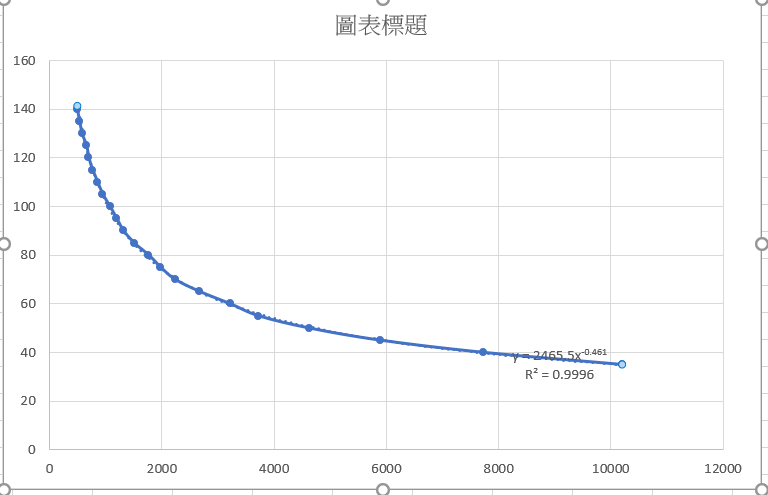
#> input picture Competitions/2021_Field_Robot_Competition/Arrow_detection/Area2Distance_kingcent.png, 768 x 495 px, given in place of the camera
$ python Arrow_v9.py
#> lines starting #> are read from the running program, lines starting #| are printed output that depends on the picture
#> further down, frame is the input picture: shape (495, 768, 3); mean B, G, R 251.9, 251.3, 251
#| height: 495 width: 768 channel: 3
#| Image type: <class 'numpy.ndarray'>
import cv2
import numpy as np
import matplotlib.pyplot as plt
import math
import time
import serial

"""
v9
還沒改成formatted signal
修正cropped的範圍
"""

camera_port = 0
serialCom = 'COM3'
ser = serial.Serial(serialCom, 9600)

path = "C:\\Users\\BERLIN CHEN\\Desktop\\2021FR\\Photos\\red_arrow6.1.jpg"

Hmin_red1 = 0
Smin_red1 = 50
Vmin_red1 = 20
Hmax_red1 = 10
Smax_red1 = 255
Vmax_red1 = 255

Hmin_red2 = 175
Smin_red2 = 50
Vmin_red2 = 20
Hmax_red2 = 180
Smax_red2 = 255
Vmax_red2 = 255

Guassian_ksize = 1

convex_initial_const = 5  # 5
convex_final_const = 10
concave_initial_const = 1  # 5
concave_final_const = 20   # 7,11,12,13

least_area = 100 # adjust by camera
least_arclength = 20 # adjust by camera

criticalArea = 20

tanA = 0.47 # tan25
tanB = 2.14 # tan65

PNdelta_conv = 40
PNdelta_div = 100
# Rdelta/Ldelta: 12/222 218/1 2/216

# [281 lines left out: functions cnt_convex_approx, cnt_concave_approx, convex_concave_Test, convexity_defect_Test, convex_vertices_Test, concave_vertices_Test and 6 more, not called in this run]


def Area2Distance(area):
    dist = 2495.5*pow((float(area)),-0.461)
    return int(dist)

def find_arrow(frame):
    try:
        orig = frame
        orig = cv2.resize(orig, (640, 480))
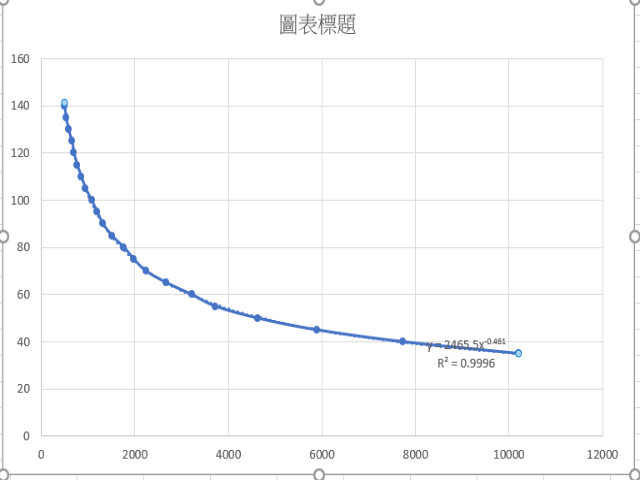
#> orig: shape (480, 640, 3); mean B, G, R 251.9, 251.3, 251
        #cv2.imshow("original",orig)

        """ cropping """
        x = 70
        y = 50
        w = 500
        h = 300
        cropped = orig[y:y+h, x:x+w]
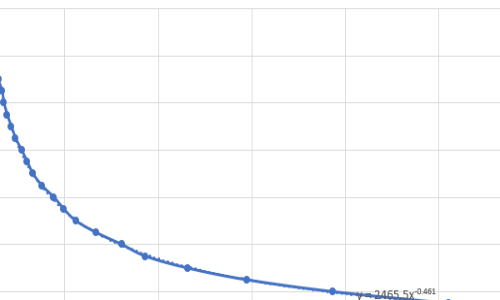
#> cropped: shape (300, 500, 3); mean B, G, R 252.9, 251.9, 251.3
        #cv2.imshow("cropped",cropped)

        """ thresholding """
        cvted_img = cv2.cvtColor(cropped, cv2.COLOR_BGR2RGB)
        cvted_img = cv2.cvtColor(cvted_img, cv2.COLOR_RGB2HSV)
#> cvted_img: shape (300, 500, 3); mean H, S, V 2.1, 2, 252.9

        lower_red1 = np.array([Hmin_red1, Smin_red1, Vmin_red1])
        upper_red1 = np.array([Hmax_red1, Smax_red1, Vmax_red1])
        mask_red1 = cv2.inRange(cvted_img, lower_red1, upper_red1)
#> mask_red1: shape (300, 500); every value is 0
        #cv2.imshow("red1 mask", mask_red1)
        lower_red2 = np.array([Hmin_red2, Smin_red2, Vmin_red2])
        upper_red2 = np.array([Hmax_red2, Smax_red2, Vmax_red2])
        mask_red2 = cv2.inRange(cvted_img, lower_red2, upper_red2)
        #cv2.imshow("red2 mask", mask_red2)

        mask_red = cv2.bitwise_or(mask_red1,mask_red2)
        #cv2.imshow("mask_red", mask_red)

        """ morphology """
        img = mask_red
        kernel = np.ones((4,4),np.uint8)
        #erosion = cv2.erode(img,kernel,iterations = 1)
        dilation = cv2.dilate(img,kernel,iterations = 1)
        #opening = cv2.morphologyEx(img, cv2.MORPH_OPEN, kernel)
        closing = cv2.morphologyEx(img, cv2.MORPH_CLOSE, kernel)
        showMorphology = cv2.hconcat([dilation,closing])
#> showMorphology: shape (300, 1000); every value is 0
        #cv2.imshow("Morphology",showMorphology)

        """ edge, Canny """
        canny = cv2.Canny(closing, 60, 100)
        #cv2.imshow("Canny",canny)

        """ show Process """
        cvted_img = cv2.cvtColor(cvted_img,cv2.COLOR_HSV2BGR)
        mask_red = cv2.cvtColor(mask_red,cv2.COLOR_GRAY2BGR)
#> mask_red: shape (300, 500, 3); every value is 0
        mask_red = cv2.cvtColor(mask_red,cv2.COLOR_BGR2HSV)
        cv2.putText(mask_red, "Red mask", (320,280), cv2.FONT_HERSHEY_PLAIN, 2, (30,100,255), 2, cv2.LINE_AA)
#> mask_red: shape (300, 500, 3); mean H, S, V 0.2, 0.7, 1.9
        mask_red = cv2.cvtColor(mask_red,cv2.COLOR_HSV2BGR)
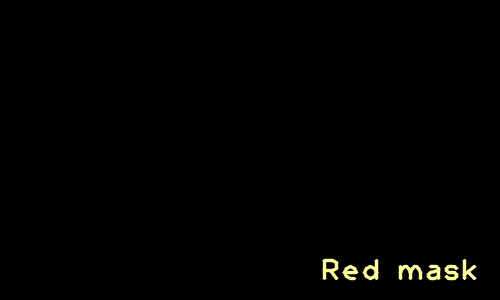
#> mask_red: shape (300, 500, 3); mean B, G, R 1.2, 1.9, 1.9
        closing = cv2.cvtColor(closing,cv2.COLOR_GRAY2BGR)
        closing1 = cv2.cvtColor(closing,cv2.COLOR_BGR2HSV)
        cv2.putText(closing1, "Morphology", (290,280), cv2.FONT_HERSHEY_PLAIN, 2, (30,100,255), 2, cv2.LINE_AA)
#> closing1: shape (300, 500, 3); mean H, S, V 0.3, 0.9, 2.3
        closing1 = cv2.cvtColor(closing1,cv2.COLOR_HSV2BGR)

        cannyBGR = cv2.cvtColor(canny,cv2.COLOR_GRAY2BGR)
        cannyBGR = cv2.cvtColor(cannyBGR,cv2.COLOR_BGR2HSV)
        cv2.putText(cannyBGR, "Canny", (380,280), cv2.FONT_HERSHEY_PLAIN, 2, (30,100,255), 2, cv2.LINE_AA)
#> cannyBGR: shape (300, 500, 3); mean H, S, V 0.1, 0.4, 1.1
        cannyBGR = cv2.cvtColor(cannyBGR,cv2.COLOR_HSV2BGR)

        cropped_mask = cv2.hconcat([cvted_img,mask_red])
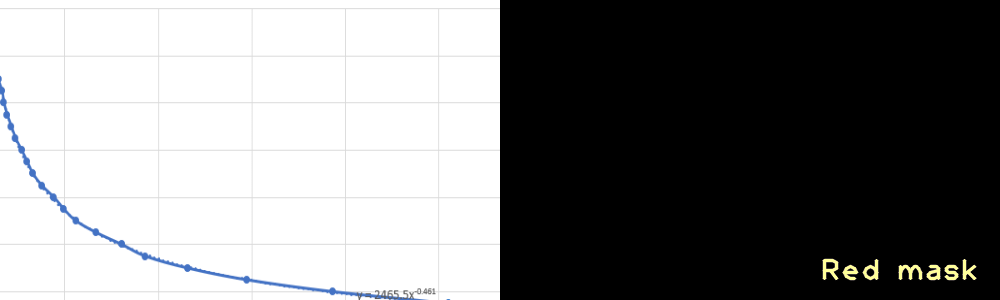
#> cropped_mask: shape (300, 1000, 3); mean B, G, R 127.1, 126.9, 126.6
        morphol_canny = cv2.hconcat([closing1,cannyBGR])
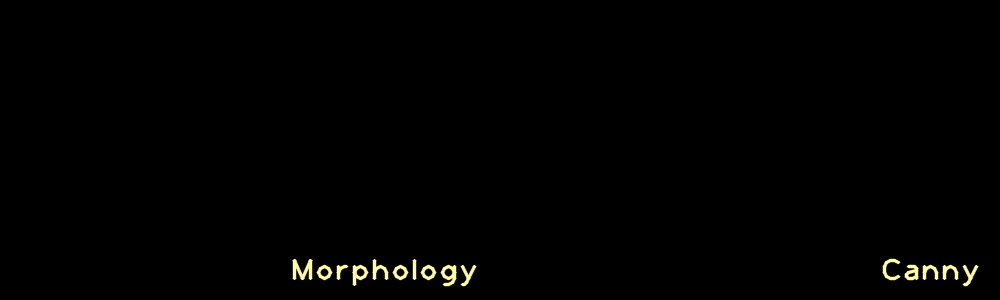
#> morphol_canny: shape (300, 1000, 3); mean B, G, R 1.1, 1.7, 1.7
        DisplayProcess = cv2.vconcat([cropped_mask,morphol_canny])
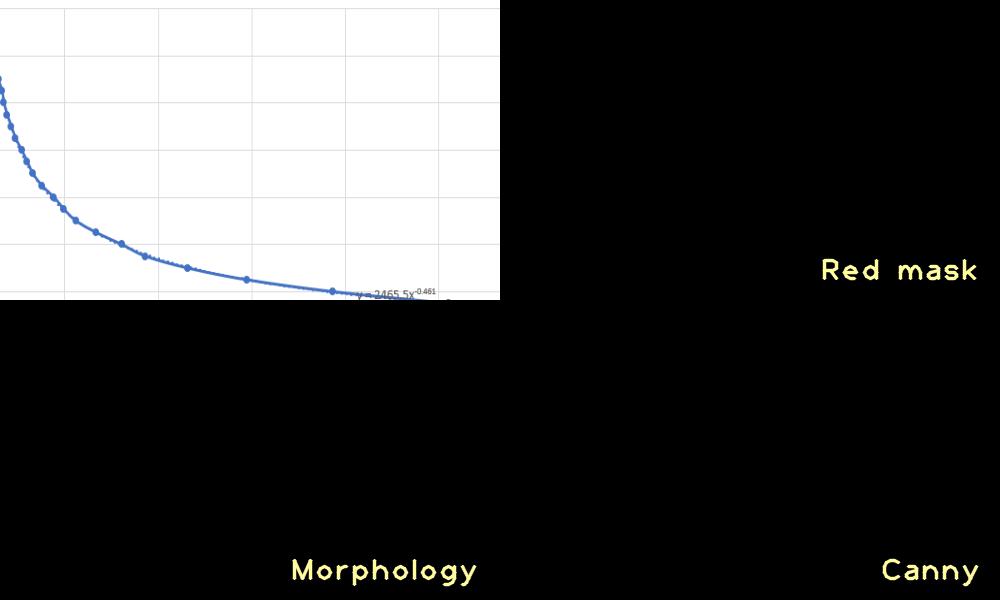
#> DisplayProcess: shape (600, 1000, 3); mean B, G, R 64.1, 64.3, 64.2
        # cv2.imshow("Process",DisplayProcess)

        """ find contours, search for the arrow shape one """
        cvted_img = cv2.cvtColor(cvted_img,cv2.COLOR_BGR2HSV)
#> cvted_img: shape (300, 500, 3); mean H, S, V 2.1, 2, 252.9
        contoursImage = cvted_img.copy()
        #print(contoursImage.shape[1])
        contours, hierarchy = cv2.findContours(canny, cv2.RETR_LIST, cv2.CHAIN_APPROX_SIMPLE)
#> contours = []
        if contours:
            cnt_map = sorted(contours,key=cv2.contourArea,reverse=True)
            #print("There are",len(cnt_map),"contours:\n")
            count = 0
            record = 0
            index = 0
            scoreList = []
            best_cnt = cnt_map[0]
            for cnt in cnt_map:
                #print("\n\nContour",count,":")
                ifArrow1, credit1  = convex_concave_Test(cnt,3)
                ifArrow2, credit2  = convexity_defect_Test(cnt,2)

                ifArrow3, credit3 = convex_vertices_Test(cnt,6)
                ifArrow4, credit4, contoursImage = concave_vertices_Test(contoursImage,cnt,2)

                ifArrow5, credit5, xconfigDir  = x_config_Test(cnt,3)
                ifArrow6, credit6  = y_config_Test(cnt,2)

                ifArrow7, credit7  = least_area_Test(cnt,10)
                ifArrow8, credit8 = least_arclength_Test(cnt,4)

                ifArrowList = [ifArrow1,ifArrow2,ifArrow3,ifArrow4,ifArrow5,ifArrow6,ifArrow7,ifArrow8]
                creditList = [credit1,credit2,credit3,credit4,credit5,credit6,credit7,credit8]


                """ Calculate the score """
                score = 0
                for i in range(len(ifArrowList)):
                    if ifArrowList[i] == True :
                        score += 1*creditList[i]

                """ Bonus by heuristics """
                if count <= 5:
                    score += 4 # front contours -> larger area

                if score == record and count < 4:
                    score += 5 # almost the same bonus

                """ Best-matched contour """
                #print("score:",score,'\n')
                if score > record:
                    record = score
                    best_cnt = cnt
                    index = count

                if score > 15 :   # Well-matched contours: noted in light blue
                    arrow, approx_convex = cnt_convex_approx(cnt,convex_initial_const,convex_final_const)
                    cv2.drawContours(contoursImage,[approx_convex],0,(90,100,210),2) # light blue to draw convex approx
                    cv2.putText(contoursImage, str(score), (approx_convex[0][0][0],approx_convex[0][0][1]-10), cv2.FONT_HERSHEY_PLAIN, 2, (90,100,210), 2, cv2.LINE_AA)
                elif score > 10 :   # little-matched contours: noted in light green
                    arrow, approx_convex = cnt_convex_approx(cnt,convex_initial_const,convex_final_const)
                    cv2.drawContours(contoursImage,[approx_convex],0,(60,100,210),1) # light green to draw convex approx
                    cv2.putText(contoursImage, str(score), (approx_convex[0][0][0],approx_convex[0][0][1]-10), cv2.FONT_HERSHEY_PLAIN, 1, (60,100,210), 1, cv2.LINE_AA)

                scoreList.append(score)
                count += 1

            """ Conclusion for all contours """
            #print("\n\n\n--------------------------------------------------------------\n\n\n")
            scoreList = sorted(scoreList,reverse=True)
            #print("Candidates:",count,"contours\nScore list:",scoreList)
            #print(best_cnt,record,index)

            """ For the most probable contour """
            #print("Best score:",record)
            #print("Index:",index)

            arrow, best_approx = cnt_convex_approx(best_cnt,convex_initial_const,concave_final_const)
            if cv2.contourArea(best_approx) > least_area:
                findArrow = True
            else:
                findArrow = False

            if record >= 40:
                probstr = "'definitely'"
            elif record >= 35:
                probstr = "'probablely'"
            elif record >= 30:
                probstr = "'likely to'"
            else:
                probstr = "'perhaps'"

            # [5 lines of commented-out code are left out]

            """ All tests result for the most probable contour """
            testResultImage = canny.copy()
            ifArrow1, credit1  = convex_concave_Test(cnt,3)
            ifArrow2, credit2  = convexity_defect_Test(cnt,2)

            ifArrow3, credit3 = convex_vertices_Test(cnt,6)
            ifArrow4, credit4, testResultImage = concave_vertices_Test(testResultImage,cnt,2)

            ifArrow5, credit5, xconfigDir  = x_config_Test(cnt,3)
            ifArrow6, credit6  = y_config_Test(cnt,2)

            ifArrow7, credit7  = least_area_Test(cnt,10)
            ifArrow8, credit8 = least_arclength_Test(cnt,4)

            # [8 lines of commented-out code are left out]

            """ Convex approx, show points on convexImage"""
            arrowcheck1, approx_convex = cnt_convex_approx(best_cnt,convex_initial_const,convex_final_const)
            #print("\nArrow convex check:",arrowcheck1)
            #print(approx_convex)

            convexImage = canny.copy()
            convexImage = cv2.cvtColor(convexImage,cv2.COLOR_GRAY2BGR)
            convexImage = cv2.cvtColor(convexImage,cv2.COLOR_BGR2HSV)
            cv2.drawContours(convexImage,[approx_convex],0,(30,100,210),2) # light yellow to draw convex approx
            areaText = "Area:"+str(cv2.contourArea(best_cnt))   #+"  countNonZero:"+str(cv2.countNonZero(cropped))
            #print(areaText)
            cv2.putText(convexImage, areaText, (approx_convex[0][0][0]-180,approx_convex[0][0][1]-10), cv2.FONT_HERSHEY_PLAIN, 3, (30,100,210), 4, cv2.LINE_AA)
            for point in range(len(approx_convex)):
                    x = approx_convex[point][0][0]
                    y = approx_convex[point][0][1]
                    cv2.circle(convexImage,(x,y),4,(30,100,210),-1)
                    text1 = '(' + str(x) + ',' + str(y) + ')'
                    cv2.putText(convexImage, text1, (x-15, y-5), cv2.FONT_HERSHEY_PLAIN, 0.8, (30,100,210), 1, cv2.LINE_AA)


            """ show the best convex contour on contoursImage """
            text2 = str(record)
            cv2.putText(contoursImage, text2, (approx_convex[0][0][0]+20,approx_convex[0][0][1]-10), cv2.FONT_HERSHEY_PLAIN, 3, (30,100,210), 4, cv2.LINE_AA)
            cv2.drawContours(contoursImage,[approx_convex],0,(30,100,210),2)


            """ Concave approx, show points on concaveImage"""
            arrowcheck2, approx_concave = cnt_concave_approx(best_cnt,concave_initial_const,concave_final_const)
            #print("\nArrow concave check:",arrowcheck2)
            #print(approx_concave)

            concaveImage = canny.copy()
            concaveImage = cv2.cvtColor(concaveImage,cv2.COLOR_GRAY2BGR)
            concaveImage = cv2.cvtColor(concaveImage,cv2.COLOR_BGR2HSV)
            cv2.drawContours(concaveImage,[approx_concave],0,(132,100,210),2) # light purple to draw concave approx

            if len(approx_concave) == 7 :
                #print("concave points:",len(approx_concave))
                for point in range(len(approx_concave)):
                        x = approx_concave[point][0][0]
                        y = approx_concave[point][0][1]
                        cv2.circle(concaveImage,(x,y),4,(132,100,210),-1)
                        text3 = '(' + str(x) + ',' + str(y) + ')'
                        cv2.putText(concaveImage, text3, (x-15, y-5), cv2.FONT_HERSHEY_PLAIN, 0.8, (132,100,240), 1, cv2.LINE_AA)


            """ further cropping accd. to arrow size """
            furthercrop = canny.copy()
            furthercrop = cv2.cvtColor(furthercrop,cv2.COLOR_GRAY2BGR)
            furthercrop = cv2.cvtColor(furthercrop,cv2.COLOR_BGR2HSV)
            houghImage = furthercrop.copy()
            furthercrop, x_min, y_min, x_range, y_range = find_range(furthercrop,best_cnt)
            if x_range != 0 and y_range != 0 :
                y_start = int(y_min - 0.2* y_range)
                x_start = int(x_min - ((1.4* y_range* 5/3)-x_range)/2)
                houghImage = houghImage[y_start:y_start+int(1.4*y_range), x_start:x_start+int(1.4* y_range* 5/3)]
                try:
                    houghImage = cv2.resize(houghImage, (500, 300))
                except:
                    print(houghImage.shape)
                furthercrop = furthercrop[y_start:y_start+int(1.4*y_range), x_start:x_start+int(1.4* y_range* 5/3)]
                furthercrop = cv2.resize(furthercrop, (500, 300))

            """ HoughLines transform after further cropping """
            houghImage = cv2.cvtColor(houghImage, cv2.COLOR_HSV2BGR)
            houghImage = cv2.cvtColor(houghImage, cv2.COLOR_BGR2GRAY)
            lines = cv2.HoughLinesP(houghImage,rho=1,theta=1*np.pi/180,threshold=30,lines=None, minLineLength=40, maxLineGap=5)
            houghImage = cv2.cvtColor(houghImage, cv2.COLOR_GRAY2BGR)
            houghImage = cv2.cvtColor(houghImage, cv2.COLOR_BGR2HSV)

            houghImage,HoughLinesDir = HoughLinesAnalysis(houghImage,lines)

            houghImage = cv2.cvtColor(houghImage, cv2.COLOR_HSV2BGR)
            #cv2.imshow("HoughLines",houghImage)

            """ Determine the arrow direction """

            #print("\nx config Test:",xconfigDir)
            #print("\nHoughLines transform Test:",HoughLinesDir)
            if xconfigDir == 'R' and HoughLinesDir == 'R':
                #print("\nArrow Direction: 'definitely' Right")
                cv2.putText(furthercrop, "'definitely' Right", (120,40), cv2.FONT_HERSHEY_PLAIN, 2, (52,200,220), 2, cv2.LINE_AA)
            if xconfigDir == 'L' and HoughLinesDir == 'L' :
                #print("\nArrow Direction: 'definitely' Left")
                cv2.putText(furthercrop, "'definitely' Left", (120,40), cv2.FONT_HERSHEY_PLAIN, 2, (52,200,220), 2, cv2.LINE_AA)

            if (xconfigDir == 'R' and HoughLinesDir == 'N') or (xconfigDir == 'N' and HoughLinesDir == 'R') :
                #print("\nArrow Direction: 'probably' Right")
                cv2.putText(furthercrop, "'probably' Right", (120,40), cv2.FONT_HERSHEY_PLAIN, 2, (52,200,220), 2, cv2.LINE_AA)
            if (xconfigDir == 'L' and HoughLinesDir == 'N') or (xconfigDir == 'N' and HoughLinesDir == 'L') :
                #print("\nArrow Direction: 'probably' Left")
                cv2.putText(furthercrop, "'probably' Left", (120,40), cv2.FONT_HERSHEY_PLAIN, 2, (52,200,220), 2, cv2.LINE_AA)

            """ Display Result """

            Area = int(cv2.contourArea(best_cnt))
            if Area > 95:
                Distance = Area2Distance(Area)
            else:
                Distance = 999

            distText = "distance:"+ str(Distance)
            cv2.putText(contoursImage,distText , (20,280), cv2.FONT_HERSHEY_PLAIN, 2, (30,100,255), 2, cv2.LINE_AA)
            cv2.putText(contoursImage, "Contours", (330,280), cv2.FONT_HERSHEY_PLAIN, 2, (30,100,255), 2, cv2.LINE_AA)
            contoursImage = cv2.cvtColor(contoursImage,cv2.COLOR_HSV2BGR)
            #cv2.imshow("contoursImage",contoursImage)

            cv2.putText(convexImage, "Convex", (350,280), cv2.FONT_HERSHEY_PLAIN, 2, (30,100,255), 2, cv2.LINE_AA)
            if xconfigDir == 'R' :
                cv2.putText(convexImage, "result: R", (20,280), cv2.FONT_HERSHEY_PLAIN, 2, (5,100,255), 2, cv2.LINE_AA)
            if xconfigDir == 'L' :
                cv2.putText(convexImage, "result: L", (20,280), cv2.FONT_HERSHEY_PLAIN, 2, (5,100,255), 2, cv2.LINE_AA)
            else :
                cv2.putText(convexImage, "no result", (20,280), cv2.FONT_HERSHEY_PLAIN, 2, (5,100,255), 2, cv2.LINE_AA)
            convexImage = cv2.cvtColor(convexImage,cv2.COLOR_HSV2BGR)
            #cv2.imshow("convexImage",convexImage)

            cv2.putText(concaveImage, "Concave", (340,280), cv2.FONT_HERSHEY_PLAIN, 2, (30,100,255), 2, cv2.LINE_AA)
            concaveImage = cv2.cvtColor(concaveImage,cv2.COLOR_HSV2BGR)
            #cv2.imshow("concaveImage",concaveImage)

            cv2.putText(furthercrop, "Furthercrop", (280,280), cv2.FONT_HERSHEY_PLAIN, 2, (30,100,255), 2, cv2.LINE_AA)
            furthercrop = cv2.cvtColor(furthercrop,cv2.COLOR_HSV2BGR)
            #cv2.imshow("furthercrop",furthercrop)

            Contour_Concave = cv2.hconcat([contoursImage,concaveImage])
            Convex_Furthercrop = cv2.hconcat([convexImage,furthercrop])
            DisplayPrimaryResult = cv2.vconcat([Contour_Concave, Convex_Furthercrop])
            #cv2.imshow("Primary Result",DisplayPrimaryResult)

            Displaytwo = cv2.vconcat([DisplayProcess, DisplayPrimaryResult])
            Displaytwo = cv2.resize(Displaytwo,(500,600))
            #cv2.imshow("Arrow Detection",Displaytwo)

            DisplayFinalResult1 = cv2.hconcat([contoursImage,convexImage])
            DisplayFinalResult2 = cv2.hconcat([houghImage,furthercrop])
            DisplayFinalResult = cv2.vconcat([DisplayFinalResult1, DisplayFinalResult2])
            cv2.imshow("DisplayFinalResult",DisplayFinalResult)


            if (xconfigDir == 'R' and HoughLinesDir == 'R') or (xconfigDir == 'R' and HoughLinesDir == 'N') or (xconfigDir == 'N' and HoughLinesDir == 'R'):
                return Area , 'R' , Distance
            elif (xconfigDir == 'L' and HoughLinesDir == 'L') or (xconfigDir == 'L' and HoughLinesDir == 'L') or (xconfigDir == 'N' and HoughLinesDir == 'L'):
                return Area , 'L', Distance
            else:
                return Area , 'N', Distance

        else:
            print("No contours")
            return 0,'N',999

    except:
        print("Exception: find arrow error")
        return 0,'N',999

# [34 lines left out: functions find_Arrow_Dir_Result, write_Serial, not called in this run]


# try:

cap = cv2.VideoCapture(camera_port,cv2.CAP_DSHOW) # cap = cv2.VideoCapture(cv2.CAP_DSHOW + camera_port)

if camera_port == 0:   # notebook camera
    #cap.set(cv2.CAP_PROP_EXPOSURE,-4)
    #cap.set(cv2.CAP_PROP_CONTRAST,0)
    print("Contrast:",cap.get(cv2.CAP_PROP_CONTRAST))
    print("Exposure:",cap.get(cv2.CAP_PROP_EXPOSURE))

if camera_port == 1:  # usb camera
    cap.set(cv2.CAP_PROP_EXPOSURE,-7)
    cap.set(cv2.CAP_PROP_CONTRAST,10)
    print("Contrast:",cap.get(cv2.CAP_PROP_CONTRAST))
    print("Exposure:",cap.get(cv2.CAP_PROP_EXPOSURE))

print("Start capturing video from the camera")

if cap.isOpened() == False:
    print("Error: Failed to read the video stream")
else:
    print("Read images successfully\n")

countImage = 1
countDirR = 0
countDirL = 0
countDirN = 0

totalDirs = 0
countLess  = 0

while cap.isOpened():  # Capture frame-by-frame
    ret, frame = cap.read()
    if countImage == 1:
        print("height:",frame.shape[0],"width:",frame.shape[1],"channel:",frame.shape[2])
        print("Image type:",type(frame))

    #print("\ncount:",countImage,'\n')
    cv2.imshow("original",frame)
    if ret == True:
        Area, Dir ,Distance= find_arrow(frame)
#> Area = 0; Dir = 'N'; Distance = 999
        print("\nArea:",Area,"\nDir:",Dir,"\nDistance:",Distance)
#| Area: 0
#| Dir: N
#| Distance: 999

        """if Distance < 120 and Distance < 60: """
        if Distance < 120 and Distance < 60: # observe arrow direction -- 120cm to 60cm
            totalDirs += 1
            if Dir == 'R':
                countDirR += 1
            if Dir == 'L':
                countDirL += 1
            if Dir == 'N':
                countDirN += 1
            if totalDirs%10 == 0:
                print("count:",totalDirs)
                print("\nR:%0.2f \nL:%0.2f \nN:%0.2f \n"%(countDirR/totalDirs,countDirL/totalDirs,countDirN/totalDirs))

        if Distance < 60:
            countLess += 1

        if Distance < 60 and countLess > 2:
            print("Distance < 60 !!!")
            ArrowDirResult = find_Arrow_Dir_Result(countDirR,countDirL,countDirN,totalDirs)
            print("\nStart to turn",ArrowDirResult)
            write_Serial(ArrowDirResult)
            countLess = 0

        if cv2.waitKey(25) & 0xFF == ord("q"):
#> (key q is pressed here)
            break
        countImage += 1
        time.sleep(0.02)
    else:
        print("Error: no ret")
        break


cap.release()
cv2.destroyAllWindows()
ser.close()

# except :
    # print("Error: Failed to capture the video")
